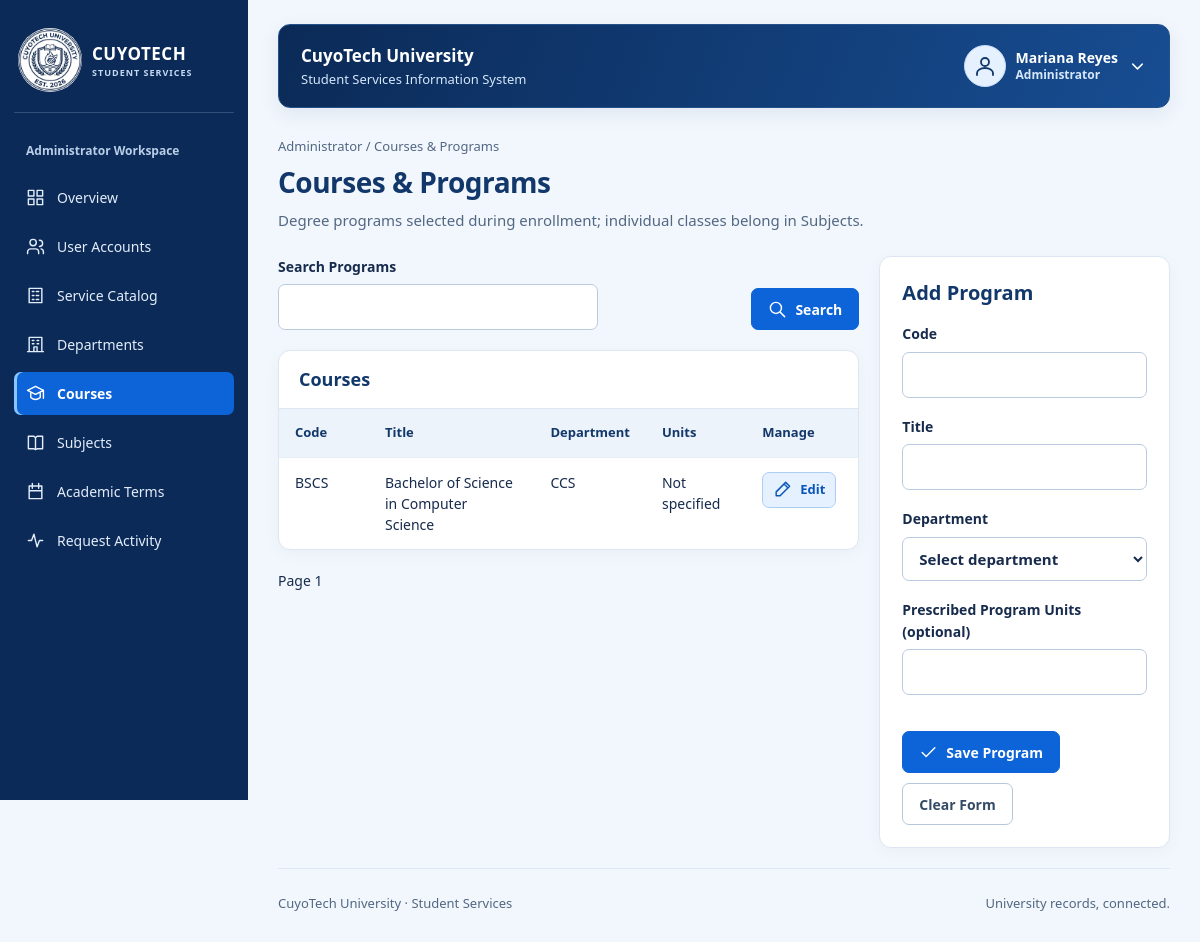
Screenshot of /admin/courses.php (signed in) with the database file from the repository.
### tables this page shows
CREATE TABLE IF NOT EXISTS staff_users (
    staff_id INT AUTO_INCREMENT PRIMARY KEY,
    account_id INT NOT NULL UNIQUE,
    department_id INT NULL,
    first_name VARCHAR(200) NOT NULL,
    last_name VARCHAR(200) NOT NULL,
    staff_role VARCHAR(20) NOT NULL,
    access_scope VARCHAR(20) NOT NULL DEFAULT 'UNIVERSITY',
    FOREIGN KEY (account_id) REFERENCES accounts(account_id),
    FOREIGN KEY (department_id) REFERENCES departments(department_id)
);

CREATE TABLE IF NOT EXISTS courses (
    course_id INT AUTO_INCREMENT PRIMARY KEY,
    department_id INT NOT NULL,
    course_code VARCHAR(30) NOT NULL UNIQUE,
    course_title VARCHAR(180) NOT NULL,
    units DECIMAL(6,2) NULL,
    FOREIGN KEY (department_id) REFERENCES departments(department_id)
);

CREATE TABLE IF NOT EXISTS departments (
    department_id INT AUTO_INCREMENT PRIMARY KEY,
    department_code VARCHAR(20) NOT NULL UNIQUE,
    department_name VARCHAR(150) NOT NULL
);

### config/database.php (called while the page is built)
<?php
function config(): array
{
    return [
        'host' => '127.0.0.1',
        'port' => '3306',
        'database' => 'cuyotech_ssis_db',
        'username' => 'root',
        'password' => '',
        'base_url' => '/CuyoTech-SSIS',
        'campus_image' => '',
        'grade_values' => [],
    ];
}
function db(): PDO
{
    static $pdo;
    if (!$pdo) {
        $c = config();
        $pdo = new PDO(
            "mysql:host={$c['host']};port={$c['port']};dbname={$c['database']}",
            $c['username'],
            $c['password'],
            [
                PDO::ATTR_ERRMODE => PDO::ERRMODE_EXCEPTION,
                PDO::ATTR_DEFAULT_FETCH_MODE => PDO::FETCH_ASSOC,
                PDO::ATTR_EMULATE_PREPARES => false,
            ]
        );
        $pdo->exec("SET time_zone = '+00:00'");
    }
    return $pdo;
}

### includes/auth.php (called while the page is built, shortened)
<?php
require_once __DIR__ . '/functions.php';
function current_user(): ?array
{
    $user = one('SELECT a.account_id, a.email, a.account_role, a.is_active,
        COALESCE(s.first_name,f.first_name) AS first_name,COALESCE(s.last_name,f.last_name) AS last_name,
        s.student_id, s.department_id AS student_department_id, TRIM(CONCAT(s.first_name,CHAR(32),s.last_name)) AS student_name,
        f.staff_id, TRIM(CONCAT(f.first_name,CHAR(32),f.last_name)) AS staff_name, f.staff_role, f.access_scope, f.department_id
        FROM accounts a LEFT JOIN students s ON s.account_id=a.account_id
        LEFT JOIN staff_users f ON f.account_id=a.account_id WHERE a.account_id=?', [$_SESSION['account_id']]);
    $user['role'] = $user['account_role'] === 'STUDENT' ? 'STUDENT' : $user['staff_role'];
    $user['full_name'] = $user['student_name'] ?: $user['staff_name'];
    return $user;
}
function require_role(string ...$allowed): array
{
    $user = current_user();
    return $user;
}
function portal(array $user): string
{
    return strtolower($user['role']);
}

### admin/courses.php (the view, shortened to what this page needs)
<?php
require_once __DIR__ . '/../includes/auth.php';
$user = require_role('ADMIN');
$edit = input('edit') !== '' ? one('SELECT * FROM courses WHERE course_id=?', [positive_id('edit')]) : null;
$list = rows('SELECT c.*,d.department_code FROM courses c JOIN departments d ON d.department_id=c.department_id WHERE c.course_code LIKE ? OR c.course_title LIKE ? ORDER BY c.course_code' . page_limit(), ['%' . input('q') . '%', '%' . input('q') . '%']);
$title = 'Courses & Programs';
$subtitle = 'Degree programs selected during enrollment; individual classes belong in Subjects.';
require __DIR__ . '/../includes/header.php';
?>
<div class="management-grid">
    <div class="management-list">
        <form method="get" class="toolbar">
            <label>Search Programs<input name="q" value="<?= e(input('q')) ?>">
            </label>
            <div class="toolbar-actions">
                <button type="submit"><?= icon('search') ?> Search</button>
            </div>
        </form>
        <section class="panel flush">
            <div class="panel-title">
                <h2>Courses</h2>
            </div>
            <div class="table-wrap">
                <table>
                    <thead>
                        <tr>
                            <th>Code</th>
                            <th>Title</th>
                            <th>Department</th>
                            <th>Units</th>
                            <th>Manage</th>
                        </tr>
                    </thead>
                    <tbody>
                        <?php foreach ($list as $row): ?>
                            <tr>
                                <td>
                                    <?= e($row['course_code']) ?>
                                </td>
                                <td>
                                    <?= e($row['course_title']) ?>
                                </td>
                                <td>
                                    <?= e($row['department_code']) ?>
                                </td>
                                <td>
                                    <?= e($row['units'] ?? 'Not specified') ?>
                                </td>
                                <td>
                                    <a class="button edit compact" href="<?= e(list_query(['edit' => $row['course_id']])) ?>"><?= icon('edit') ?> Edit</a>
                                </td>
                            </tr>
                        <?php endforeach; ?>
                    </tbody>
                </table>
            </div>
        </section>
        <?php pagination(); ?>
    </div>
    <aside class="management-editor" aria-label="Record Editor">
        <form method="post" class="panel" <?= $edit ? 'data-confirm="Save changes to this catalog record?"' : '' ?>>
            <h2>
                <?= $edit ? 'Edit Program' : 'Add Program' ?>
            </h2>
            <div class="field-grid">
                <label>Code<input name="course_code" required maxlength="30" value="<?= e(input('course_code', (string)($edit['course_code'] ?? ''))) ?>">
                </label>
                <label>Title<input name="course_title" required maxlength="180" value="<?= e(input('course_title', (string)($edit['course_title'] ?? ''))) ?>">
                </label>
                <label>Department<select name="department_id" required>
                        <option value="">Select department</option>
                    </select>
                </label>
                <label>Prescribed Program Units (optional)<input type="number" min="0.01" max="9999.99" step="0.01" name="units" value="<?= e(input('units', (string)($edit['units'] ?? ''))) ?>">
                </label>
            </div>
            <div class="actions"><button type="submit"><?= icon('check') ?> <?= $edit ? 'Update Program' : 'Save Program' ?></button> <?php if ($edit): ?>
                    <a class="button secondary" href="<?= e(url('admin/courses.php' . list_query())) ?>">Cancel Editing</a>
                <?php else: ?>
                    <button type="reset" class="button secondary" data-clear-form>Clear Form</button>
                <?php endif; ?>
            </div>
        </form>
    </aside>
</div>
<?php require __DIR__ . '/../includes/footer.php'; ?>

### includes/header.php (shortened to what this page needs)
<!doctype html>
<html lang="en">
<head>
    <link rel="stylesheet" href="<?= e(url('assets/css/app.css')) ?>">
</head>
<body class="portal-layout">
    <header class="topbar">
        <div class="workspace-name">CuyoTech University<small>Student Services Information System</small></div>
        <button type="button" class="menu-toggle" aria-controls="portal-nav" aria-expanded="false"><?= icon('menu') ?> Menu</button>
        <details class="profile-menu">
            <summary aria-label="Open account menu">
                <span class="avatar"><?= icon('profile') ?></span>
                <span class="profile-identity"><strong><?= e($user['full_name']) ?></strong><small><?= e(ui_label($user['role'])) ?></small></span>
                <?= icon('chevron') ?>
            </summary>
        </details>
    </header>
    <div class="shell">
        <?php require __DIR__ . '/sidebar.php'; ?>
        <main class="content" id="main" tabindex="-1">
            <div class="eyebrow">
                <?= e(ui_label($user['role'])) ?> / <?= e(ucwords($title)) ?>
            </div>
            <div class="page-heading">
                <div>
                    <h1>
                        <?= e(ucwords($title)) ?>
                    </h1>
                    <?php if (!empty($subtitle)): ?><p><?= e($subtitle) ?></p><?php endif; ?>
                </div>
            </div>

### includes/functions.php (shortened to what this page needs)
<?php
require_once __DIR__ . '/../config/database.php';
function e($value): string
{
    return htmlspecialchars((string) ($value ?? ''), ENT_QUOTES | ENT_SUBSTITUTE, 'UTF-8');
}
function url(string $path): string
{
    return config()['base_url'] . '/' . ltrim($path, '/');
}
function query(string $sql, array $params = []): PDOStatement
{
    $stmt = db()->prepare($sql);
    $stmt->execute($params);
    return $stmt;
}
function rows(string $sql, array $params = []): array
{
    return query($sql, $params)->fetchAll();
}
function one(string $sql, array $params = []): ?array
{
    return query($sql, $params)->fetch() ?: null;
}
function input(string $name, string $default = ''): string
{
    $value = $_POST[$name] ?? $_GET[$name] ?? $default;
    return is_string($value) ? trim($value) : $default;
}
function page_limit(): string
{
    $page = max(1, min(100000, (int) input('page', '1')));
    return ' LIMIT 21 OFFSET ' . (($page - 1) * 20);
}
function pagination(): void
{
    $page = max(1, (int) input('page', '1'));
    echo '<nav class="pagination" aria-label="Pagination">';
    echo '<span>Page ' . e($page) . '</span>
</nav>';
}
function icon(string $name): string
{
    $aliases = ['accounts' => 'users', 'students' => 'student', 'departments' => 'building', 'courses' => 'graduation', 'subjects' => 'book', 'enrollments' => 'enrollment', 'terms' => 'calendar', 'grades' => 'results', 'document-requests' => 'file', 'service-catalog' => 'catalog', 'receipts' => 'receipt', 'payments' => 'payment', 'clearance' => 'shield', 'clearances' => 'shield', 'clearance-status' => 'shield', 'activity-log' => 'activity'];
    $paths = [
        'enrollment' => 'M8 4H5v17h14V4h-3 M8 2h8v5H8z M8 13l3 3 5-6',
        'student' => 'M5 21v-2a7 5 0 0 1 14 0v2 M8 8v3a4 4 0 0 0 8 0V8 M3 5l9-4 9 4-9 4z M21 5v7',
        'building' => 'M4 21V3h16v18 M2 21h20 M8 7h2 M14 7h2 M8 11h2 M14 11h2 M10 21v-6h4v6',
        'graduation' => 'M2 8l10-5 10 5-10 5z M6 11v6q6 5 12 0v-6 M22 8v10',
        'results' => 'M4 3v18h17 M8 17v-4 M13 17V9 M18 17V5',
        'receipt' => 'M5 2l3 2 4-2 4 2 3-2v20l-3-2-4 2-4-2-3 2z M8 8h8 M8 12h8 M8 16h5',
        'shield' => 'M12 2l8 3v6c0 5-4 9-8 11-4-2-8-6-8-11V5z m-4 9 3 3 5-6',
        'catalog' => 'M4 3h16v18H4z M8 7h2 M13 7h3 M8 12h2 M13 12h3 M8 17h2 M13 17h3',
        'back' => 'M20 12H4 m7-7-7 7 7 7',
        'chevron' => 'm6 9 6 6 6-6',
        'dashboard' => 'M3 3h7v7H3z M14 3h7v7h-7z M3 14h7v7H3z M14 14h7v7h-7z',
        'users' => 'M16 21v-2a4 4 0 0 0-4-4H6a4 4 0 0 0-4 4v2 M9 11a4 4 0 1 0 0-8 4 4 0 0 0 0 8 M17 4a4 4 0 0 1 0 8 M22 21v-2a4 4 0 0 0-3-4',
        'book' => 'M3 4h7l2 2 2-2h7v16h-7l-2 1-2-1H3z M12 6v15',
        'calendar' => 'M4 5h16v16H4z M8 2v6 M16 2v6 M4 11h16',
        'file' => 'M5 3h10l4 4v14H5z M14 3v5h5 M8 12h8 M8 16h6',
        'check' => 'm4 12 5 5L20 6',
        'close' => 'm6 6 12 12 M18 6 6 18',
        'payment' => 'M3 5h18v14H3z M3 9h18 M6 15h4',
        'activity' => 'M3 12h4l3-8 4 16 3-8h4',
        'profile' => 'M12 12a4 4 0 1 0 0-8 4 4 0 0 0 0 8 M4 21v-2a8 5 0 0 1 16 0v2',
        'search' => 'M10 17a7 7 0 1 0 0-14 7 7 0 0 0 0 14 m5-2 6 6',
        'add' => 'M12 4v16 M4 12h16',
        'edit' => 'm4 15 12-12 5 5L9 20H4z M14 5l5 5',
        'eye' => 'M2 12s4-7 10-7 10 7 10 7-4 7-10 7S2 12 2 12 M12 15a3 3 0 1 0 0-6 3 3 0 0 0 0 6',
        'logout' => 'M9 4H3v16h6 M9 12h12 m-5-5 5 5-5 5',
        'print' => 'M6 9V3h12v6 M6 17H3V9h18v8h-3 M6 14h12v7H6z',
        'menu' => 'M3 6h18 M3 12h18 M3 18h18',
        'delete' => 'M3 6h18 M9 6V3h6v3 M5 6l1 15h12l1-15 M10 10v7 M14 10v7',
    ];
    $name = $aliases[$name] ?? $name;
    $path = $paths[$name] ?? $paths['file'];
    return '<svg class="icon" viewBox="0 0 24 24" fill="none" stroke="currentColor" stroke-width="1.8" stroke-linecap="round" stroke-linejoin="round" aria-hidden="true" focusable="false"><path d="' . $path . '"/></svg>';
}
function ui_label(string $value): string
{
    $labels = ['ADMIN' => 'Administrator', 'DEPARTMENT' => 'Department Staff', 'UNIVERSITY' => 'University-wide'];
    return $labels[$value] ?? ucwords(strtolower(str_replace('_', ' ', $value)));
}
?>
<?php
function list_query(array $changes = []): string
{
    $params = [];
    foreach ($changes as $key => $value) {
        if ($value === null) unset($params[$key]);
        else $params[$key] = $value;
    }
    return $params ? '?' . http_build_query($params) : '';
}

### includes/sidebar.php
<?php
$menus = [
    'ADMIN' => ['dashboard' => 'Overview', 'accounts' => 'User accounts', 'service-catalog' => 'Service catalog', 'departments' => 'Departments', 'courses' => 'Courses', 'subjects' => 'Subjects', 'terms' => 'Academic terms', 'activity-log' => 'Request activity'],
    'STUDENT' => ['dashboard' => 'My overview', 'subjects' => 'Enrolled subjects', 'grades' => 'My grades', 'enrollments' => 'Enrollment history', 'document-requests' => 'Document requests', 'payments' => 'Payment history', 'receipts' => 'Receipts', 'clearance' => 'Clearance'],
    'REGISTRAR' => ['dashboard' => 'Registrar desk', 'enrollments' => 'Enrollments', 'grades' => 'Grade records', 'document-requests' => 'Document requests', 'clearance-status' => 'Clearance status'],
    'CASHIER' => ['dashboard' => 'Cashier desk', 'payments' => 'Payment verification', 'receipts' => 'Issued receipts'],
    'DEPARTMENT' => ['dashboard' => 'Department desk', 'clearances' => 'Clearance processing', 'students' => 'Department students'],
];
$page = basename($_SERVER['SCRIPT_NAME'], '.php');
$parentPages = [
    'account-create' => 'accounts',
    'account-edit' => 'accounts',
    'account-toggle' => 'accounts',
    'request-create' => 'document-requests',
    'request-details' => 'document-requests',
    'enrollment-details' => 'enrollments',
    'grade-entry' => 'grades',
    'payment-create' => 'payments',
    'payment-details' => 'payments',
    'verify-payment' => 'payments',
    'clearance-details' => 'clearances'
];
$activePage = $parentPages[$page] ?? $page;
?>
<nav class="sidebar" id="portal-nav" aria-label="Portal navigation">
    <a class="brand" href="<?= e(url(portal($user) . '/dashboard.php')) ?>">
        <span class="brand-emblem"><img class="university-logo" src="<?= e(url('assets/images/CuyoTech-Logo.png')) ?>" alt="" width="80" height="80"></span>
        <div>CUYOTECH<small>STUDENT SERVICES</small>
        </div>
    </a>
    <div class="label"><?= e(ui_label($user['role'])) ?> Workspace</div>
    <?php foreach ($menus[$user['role']] as $file => $label): ?>
        <a <?= $activePage === $file ? 'aria-current="page"' : '' ?> class="<?= $activePage === $file ? 'active' : '' ?>" href="<?= e(url(portal($user) . '/' . $file . '.php')) ?>">
            <?= icon($file) ?>
            <?= e(ucwords($label)) ?>
        </a>
    <?php endforeach; ?>
</nav>

### rows the page displays
staff_users: staff_role "Administrator", staff_role "Overview", staff_role "User Accounts", staff_role "Service Catalog", staff_role "Departments", staff_role "Courses", staff_role "Subjects", staff_role "Academic Terms", staff_role "Request Activity"
courses: course_code "BSCS", course_title "Bachelor of Science in Computer Science", department.department_code "CCS", units "Not specified"

### other values shown
$user['full_name'] "Mariana Reyes"
$title "Courses & Programs"
$subtitle "Degree programs selected during enrollment; individual classes belong in Subjects."
$page "1"
